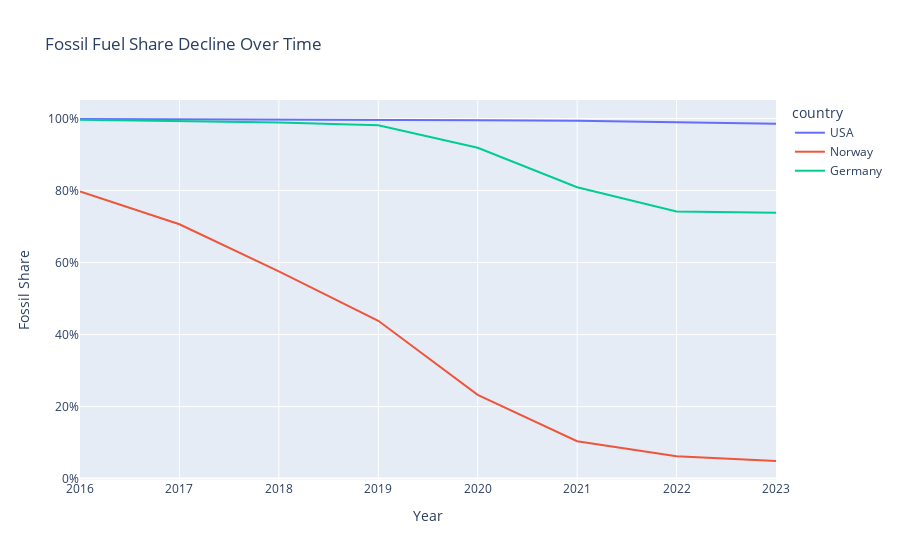

The notebook cell saved with this chart:
### Markdown cell above
### FossilFuel Decline Plot

### Code cell
fig = px.line(df, x='Year', y='FossilFuel_share', color='country',
              title='Fossil Fuel Share Decline Over Time',
              labels={'FossilFuel_share': 'Fossil Share'}) 
fig.update_yaxes(tickformat=".0%")
fig.show()

### Figure 1 — Plotly figure (JSON) as saved in the notebook; plotly's stock layout.template omitted (floating-point values rounded to 4 significant figures)
{"data": [{"hovertemplate": "country=USA<br>Year=%{x}<br>Fossil Share=%{y}<extra></extra>", "legendgroup": "USA", "line": {"color": "#636efa", "dash": "solid"}, "marker": {"symbol": "circle"}, "mode": "lines", "name": "USA", "orientation": "v", "showlegend": true, "type": "scatter", "x": [2016, 2017, 2018, 2019, 2020, 2021, 2022, 2023], "xaxis": "x", "y": [0.9988, 0.9983, 0.9975, 0.9966, 0.9956, 0.994, 0.99, 0.9856], "yaxis": "y"}, {"hovertemplate": "country=Norway<br>Year=%{x}<br>Fossil Share=%{y}<extra></extra>", "legendgroup": "Norway", "line": {"color": "#EF553B", "dash": "solid"}, "marker": {"symbol": "circle"}, "mode": "lines", "name": "Norway", "orientation": "v", "showlegend": true, "type": "scatter", "x": [2016, 2017, 2018, 2019, 2020, 2021, 2022, 2023], "xaxis": "x", "y": [0.7975, 0.7063, 0.5756, 0.4384, 0.2326, 0.104, 0.06227, 0.04892], "yaxis": "y"}, {"hovertemplate": "country=Germany<br>Year=%{x}<br>Fossil Share=%{y}<extra></extra>", "legendgroup": "Germany", "line": {"color": "#00cc96", "dash": "solid"}, "marker": {"symbol": "circle"}, "mode": "lines", "name": "Germany", "orientation": "v", "showlegend": true, "type": "scatter", "x": [2016, 2017, 2018, 2019, 2020, 2021, 2022, 2023], "xaxis": "x", "y": [0.9965, 0.9925, 0.9891, 0.9812, 0.9187, 0.8093, 0.7419, 0.7384], "yaxis": "y"}], "layout": {"legend": {"title": {"text": "country"}, "tracegroupgap": 0}, "title": {"text": "Fossil Fuel Share Decline Over Time"}, "xaxis": {"anchor": "y", "domain": [0, 1], "title": {"text": "Year"}}, "yaxis": {"anchor": "x", "domain": [0, 1], "tickformat": ".0%", "title": {"text": "Fossil Share"}}}}
